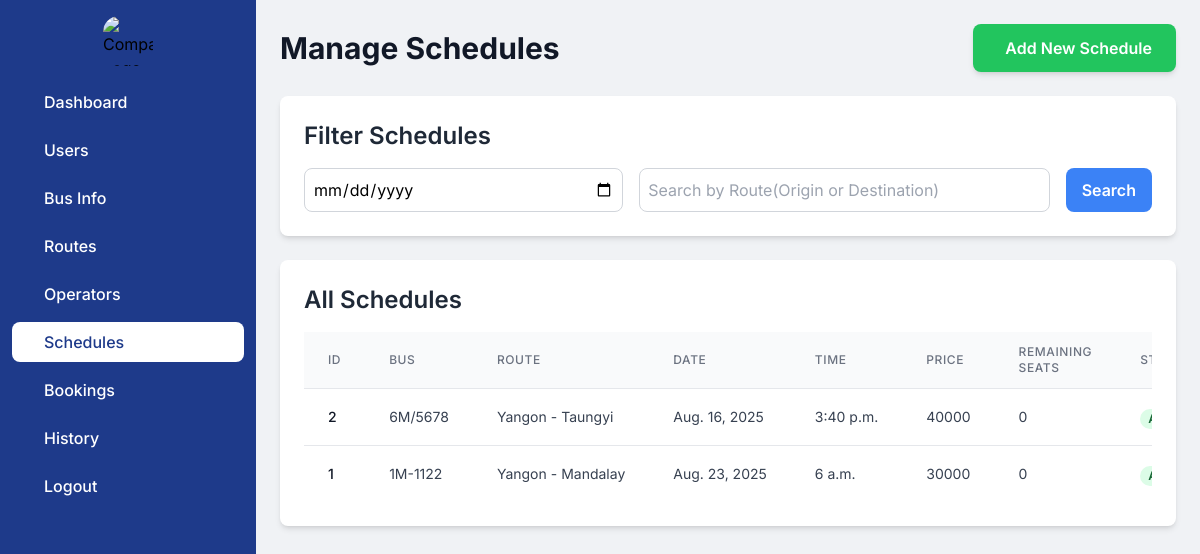
Before: /admindashboard/schedule_home/ with the older database file.
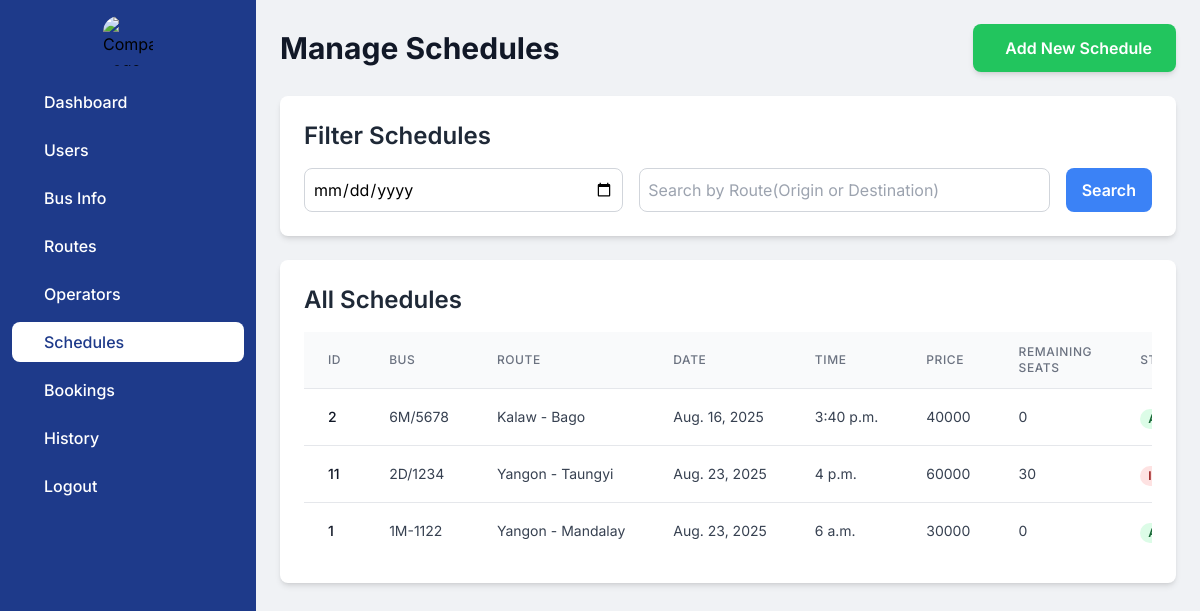
After: the same page with the newer database file.
### myapp/models.py (models this page shows, shortened)
class Schedule(models.Model):
    bus = models.ForeignKey(Bus,on_delete=models.CASCADE)
    route = models.ForeignKey(Route,on_delete=models.CASCADE)
    date = models.DateField()
    time = models.TimeField()
    price = models.DecimalField(max_digits=5,decimal_places=0)
    del_flag = models.IntegerField(default=0)
    created_date = models.DateTimeField(auto_now_add=True)
    updated_date = models.DateTimeField(auto_now=True)
    class Meta:
        verbose_name_plural = "Schedules"

class Bus(models.Model):
    BUS_TYPES = [
        ('Standard' , 'Standard'),
        ('VIP' , 'VIP')
    ]
    license_no = models.CharField(max_length=15,default='')
    seat_capacity = models.IntegerField(default=30)
    bus_type = models.CharField(max_length = 10,choices=BUS_TYPES)
    del_flag = models.IntegerField(default=0)
    created_date = models.DateTimeField(auto_now_add=True)
    updated_date = models.DateTimeField(auto_now=True)
    operator = models.ForeignKey(Operator,on_delete=models.CASCADE)
    class Meta:
        verbose_name_plural = "List of Buses"

class Route(models.Model):
    origin = models.CharField(max_length=30)
    destination = models.CharField(max_length=30)
    del_flag = models.IntegerField(default=0)
    created_date = models.DateTimeField(auto_now_add=True)
    updated_date = models.DateTimeField(auto_now=True)
    class Meta:
        verbose_name_plural = "Routes"

### myapp/views.py (the view)
# urls.py: path('admindashboard/schedule_home/',views.schedule_home,name='schedule_home'),
def schedule_home(request):
    date_query = request.GET.get('date', '')
    route_query = request.GET.get('route', '')
    schedules = Schedule.objects.all()
    if date_query:
        schedules = schedules.filter(date__icontains=date_query)
    if route_query:
        schedules = schedules.filter(
            Q(route__origin__icontains=route_query) | Q(route__destination__icontains=route_query)
        )
    schedules = schedules.annotate(
        available_seats_count=Count('seat_status', filter=Q(seat_status__seat_status='Available'))
    )
    schedules = schedules.order_by('-updated_date')
    buses = Bus.objects.all()
    routes = Route.objects.all()
    context = {
        'schedules': schedules,
        'buses': buses,
        'routes': routes,
        'date_query': date_query,
        'route_query': route_query,
    }
    return render(request, 'admin/schedule_home.html', context)

### myapp/context_processors.py (called while the page is built)
def route_choices(request):
    origins = Route.objects.values_list('origin', flat=True).distinct()
    destinations = Route.objects.values_list('destination', flat=True).distinct()
    return {
        'origins': origins,
        'destinations': destinations
    }

### templates/admin/schedule_home.html (shortened to what this page needs)
<!DOCTYPE html>
<html lang="en">
<head>
    <script src="https://cdn.tailwindcss.com"></script>
</head>
<body class="flex flex-col md:flex-row h-screen">
    <aside id="logo-sidebar"
           class="fixed inset-y-0 left-0 z-40 w-64 h-full transition-transform duration-300 transform -translate-x-full md:translate-x-0 bg-blue-900"
           aria-label="Sidebar">
        <div class="h-full px-3 py-4 overflow-y-auto">
            <div class="flex justify-center items-center mb-4">
                <img src="https://i.pinimg.com/originals/e2/1c/b5/e21cb58cda4ccf597b05d2048b483c0d.jpg" class="rounded-2xl"
                     alt="Company Logo" style="height:50px;width:50px;">
            </div>
            <ul class="space-y-2 font-medium">
                <li><a href="{% url 'admin_dashboard' %}" class="flex items-center p-2 text-white rounded-lg hover:bg-white group hover:text-blue-900"><span class="ms-3">Dashboard</span></a></li>
                <li><a href="{% url 'user_home' %}" class="flex items-center p-2 text-white rounded-lg hover:bg-white group hover:text-blue-900"><span class="ms-3">Users</span></a></li>
                <li><a href="{% url 'bus_home' %}" class="flex items-center p-2 text-white rounded-lg hover:bg-white group hover:text-blue-900"><span class="flex-1 ms-3 whitespace-nowrap">Bus Info</span></a></li>
                <li><a href="{% url 'route_home' %}" class="flex items-center p-2 text-white rounded-lg hover:bg-white group hover:text-blue-900"><span class="flex-1 ms-3 whitespace-nowrap">Routes</span></a></li>
                <li><a href="{% url 'operator_home' %}" class="flex items-center p-2 text-white rounded-lg hover:bg-white group hover:text-blue-900"><span class="flex-1 ms-3 whitespace-nowrap">Operators</span></a></li>
                <li><a href="#" class="flex items-center p-2 bg-white rounded-lg text-blue-900"><span class="flex-1 ms-3 whitespace-nowrap">Schedules</span></a></li>
                <li><a href="#" class="flex items-center p-2 text-white rounded-lg hover:bg-white group hover:text-blue-900"><span class="flex-1 ms-3 whitespace-nowrap">Bookings</span></a></li>
                <li><a href="#" class="flex items-center p-2 text-white rounded-lg hover:bg-white group hover:text-blue-900"><span class="flex-1 ms-3 whitespace-nowrap">History</span></a></li>
                <li><a href="/logout" class="flex items-center p-2 text-white rounded-lg hover:bg-white group hover:text-blue-900"><span class="flex-1 ms-3 whitespace-nowrap">Logout</span></a></li>
            </ul>
        </div>
    </aside>
    <div class="flex-grow p-4 md:p-6 overflow-y-auto md:ml-64">
        <div class="flex flex-col md:flex-row md:items-center md:justify-between mb-6">
            <h1 class="text-2xl md:text-3xl font-bold text-gray-900 mb-4 md:mb-0">Manage Schedules</h1>
            <a href="{% url 'schedule_add' %}"
               class="px-4 py-2 md:px-6 md:py-3 bg-green-500 text-white rounded-lg font-semibold text-center hover:bg-green-600 transition-colors duration-200 shadow-md flex items-center justify-center w-full md:w-auto">
                 Add New Schedule
            </a>
        </div>
        <div class="bg-white rounded-lg shadow-md p-4 md:p-6 mb-6">
            <h2 class="text-xl md:text-2xl font-semibold text-gray-800 mb-4">Filter Schedules</h2>
            <form action="{% url 'schedule_home' %}" method="get" class="flex flex-col md:flex-row gap-4">
                <input type="date" name="date" placeholder="Search by Date"
                       class="flex-grow p-2 border border-gray-300 rounded-lg focus:outline-none focus:ring-2 focus:ring-blue-500"
                       value="{{ date_query }}">
                <input type="text" name="route" placeholder="Search by Route(Origin or Destination)"
                       class="flex-grow p-2 border border-gray-300 rounded-lg focus:outline-none focus:ring-2 focus:ring-blue-500"
                       value="{{ route_query }}">
                <button type="submit"
                        class="px-4 py-2 bg-blue-500 text-white rounded-lg font-semibold hover:bg-blue-600 transition-colors duration-200 w-full md:w-auto"> Search
                </button>
</form>
        </div>
        <div class="bg-white rounded-lg shadow-md p-4 md:p-6 mb-6">
            <h2 class="text-xl md:text-2xl font-semibold text-gray-800 mb-4">All Schedules</h2>
            <div class="overflow-x-auto">
                <table class="min-w-full divide-y divide-gray-200">
                    <thead class="bg-gray-50">
                        <tr>
                            <th scope="col" class="px-3 md:px-6 py-3 text-left text-xs font-medium text-gray-500 uppercase tracking-wider">ID</th>
                            <th scope="col" class="px-3 md:px-6 py-3 text-left text-xs font-medium text-gray-500 uppercase tracking-wider">Bus</th>
                            <th scope="col" class="px-3 md:px-6 py-3 text-left text-xs font-medium text-gray-500 uppercase tracking-wider">Route</th>
                            <th scope="col" class="px-3 md:px-6 py-3 text-left text-xs font-medium text-gray-500 uppercase tracking-wider">Date</th>
                            <th scope="col" class="px-3 md:px-6 py-3 text-left text-xs font-medium text-gray-500 uppercase tracking-wider">Time</th>
                            <th scope="col" class="px-3 md:px-6 py-3 text-left text-xs font-medium text-gray-500 uppercase tracking-wider">Price</th>
                            <th scope="col" class="px-3 md:px-6 py-3 text-left text-xs font-medium text-gray-500 uppercase tracking-wider">Remaining Seats</th>
                            <th scope="col" class="px-3 md:px-6 py-3 text-left text-xs font-medium text-gray-500 uppercase tracking-wider">Status</th>
                        </tr>
                    </thead>
                    <tbody class="bg-white divide-y divide-gray-200">
                        {% if schedules %}
                            {% for schedule in schedules %}
                            <tr>
                                <td class="px-3 md:px-6 py-4 whitespace-nowrap text-sm font-medium text-gray-900">{{ schedule.id }}</td>
                                <td class="px-3 md:px-6 py-4 whitespace-nowrap text-sm text-gray-700">{{ schedule.bus.license_no}}</td>
                                <td class="px-3 md:px-6 py-4 whitespace-nowrap text-sm text-gray-700">{{ schedule.route.origin }} - {{ schedule.route.destination }}</td>
                                <td class="px-3 md:px-6 py-4 whitespace-nowrap text-sm text-gray-700">{{ schedule.date }}</td>
                                <td class="px-3 md:px-6 py-4 whitespace-nowrap text-sm text-gray-700">{{ schedule.time }}</td>
                                <td class="px-3 md:px-6 py-4 whitespace-nowrap text-sm text-gray-700">{{ schedule.price }}</td>
                                <td class="px-3 md:px-6 py-4 whitespace-nowrap text-sm text-gray-700">{{ schedule.available_seats_count }}</td>
                                <td class="px-3 md:px-6 py-4 whitespace-nowrap">
                                    <span class="px-2 inline-flex text-xs leading-5 font-semibold rounded-full {% if schedule.del_flag == 0 %}bg-green-100 text-green-800{% else %}bg-red-100 text-red-800{% endif %}">
                                    </span>
                                </td>
                            </tr>
                            {% endfor %}
                        {% else %}
                            <tr><td colspan="8" class="px-3 md:px-6 py-4 text-center text-gray-500">No schedules found.</td></tr>
                        {% endif %}
                    </tbody>
                </table>
            </div>
        </div>
    </div>
</body>
</html>

### templates/admin/schedule_home.html (style rules this page uses)
body { font-family: 'Inter', sans-serif; background-color: #f0f2f5; }

Changed rows visible on the page:
changed Schedule id 2: route.origin "Yangon" → "Kalaw"; route.destination "Taungyi" → "Bago"
added Schedule: id "11", bus.license_no "2D/1234", route.origin "Yangon", route.destination "Taungyi", date "Aug. 23, 2025", time "4 p.m.", price "60000", available_seats_count "30", del_flag 1 (drawn)
